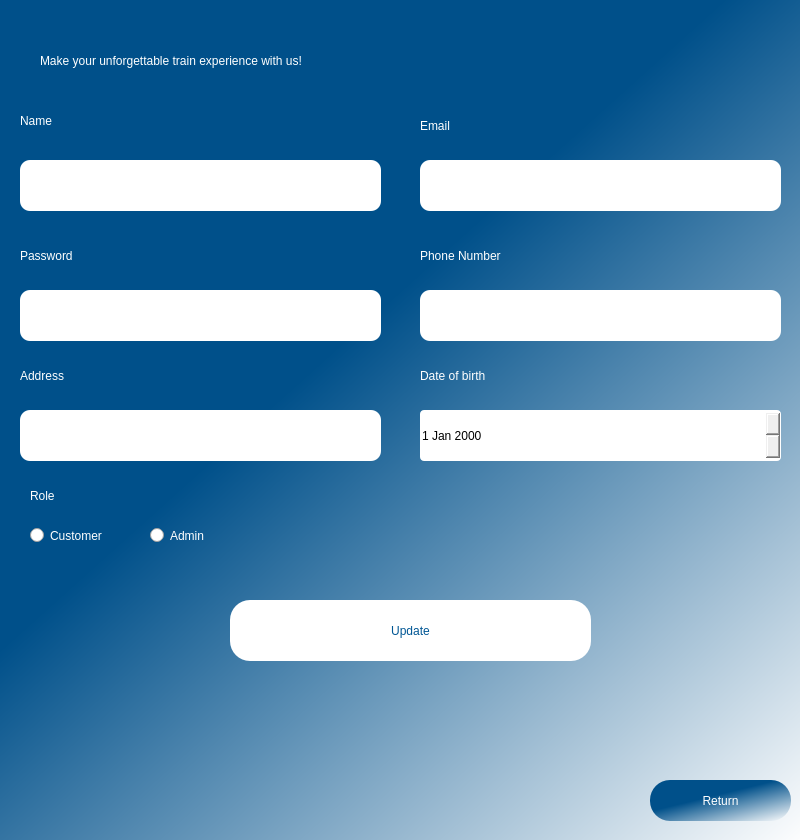
<?xml version="1.0" encoding="UTF-8"?>
<ui version="4.0">
 <class>Dialog</class>
 <widget class="QDialog" name="Dialog">
  <property name="geometry">
   <rect>
    <x>0</x>
    <y>0</y>
    <width>800</width>
    <height>840</height>
   </rect>
  </property>
  <property name="windowTitle">
   <string>Dialog</string>
  </property>
  <widget class="QWidget" name="frame" native="true">
   <property name="geometry">
    <rect>
     <x>0</x>
     <y>0</y>
     <width>800</width>
     <height>850</height>
    </rect>
   </property>
   <property name="styleSheet">
    <string notr="true">QWidget#frame{
    
	background-color: qlineargradient(spread:pad, x1:0.467, y1:0.37, x2:1, y2:1, stop:0 rgba(0, 80, 138, 255), stop:1 rgba(255, 255, 255, 255));
	
}</string>
   </property>
   <widget class="QLabel" name="title">
    <property name="geometry">
     <rect>
      <x>40</x>
      <y>30</y>
      <width>721</width>
      <height>61</height>
     </rect>
    </property>
    <property name="styleSheet">
     <string notr="true">font: 20 20pt &quot;Sitka Heading Semibold&quot;;
color: rgb(255, 255, 255);</string>
    </property>
    <property name="text">
     <string>Make your unforgettable train experience with us!</string>
    </property>
   </widget>
   <widget class="QLineEdit" name="inputName">
    <property name="geometry">
     <rect>
      <x>20</x>
      <y>160</y>
      <width>361</width>
      <height>51</height>
     </rect>
    </property>
    <property name="styleSheet">
     <string notr="true">border-radius: 10px;
</string>
    </property>
   </widget>
   <widget class="QLineEdit" name="inputEmail">
    <property name="geometry">
     <rect>
      <x>420</x>
      <y>160</y>
      <width>361</width>
      <height>51</height>
     </rect>
    </property>
    <property name="styleSheet">
     <string notr="true">border-radius: 10px;</string>
    </property>
   </widget>
   <widget class="QLabel" name="nameLabel">
    <property name="geometry">
     <rect>
      <x>20</x>
      <y>100</y>
      <width>211</width>
      <height>41</height>
     </rect>
    </property>
    <property name="styleSheet">
     <string notr="true">font: 20 17pt &quot;Sitka Heading Semibold&quot;;
color: rgb(255, 255, 255);</string>
    </property>
    <property name="text">
     <string>Name</string>
    </property>
   </widget>
   <widget class="QLabel" name="emailLabel">
    <property name="geometry">
     <rect>
      <x>420</x>
      <y>110</y>
      <width>181</width>
      <height>31</height>
     </rect>
    </property>
    <property name="styleSheet">
     <string notr="true">font: 20 17pt &quot;Sitka Heading Semibold&quot;;
color: rgb(255, 255, 255);</string>
    </property>
    <property name="text">
     <string>Email</string>
    </property>
   </widget>
   <widget class="QPushButton" name="updateUserButton">
    <property name="geometry">
     <rect>
      <x>230</x>
      <y>600</y>
      <width>361</width>
      <height>61</height>
     </rect>
    </property>
    <property name="styleSheet">
     <string notr="true">QPushButton{
border-radius: 20px;
background-color: rgb(255, 255, 255);
font: 63 12pt &quot;Sitka Small Semibold&quot;;
color:rgb(0, 86, 148);
}

QPushButton:hover{
	background-color: #00508a;
	color:white;
}</string>
    </property>
    <property name="text">
     <string>Update</string>
    </property>
   </widget>
   <widget class="QLineEdit" name="inputPassword">
    <property name="geometry">
     <rect>
      <x>20</x>
      <y>290</y>
      <width>361</width>
      <height>51</height>
     </rect>
    </property>
    <property name="styleSheet">
     <string notr="true">border-radius: 10px;</string>
    </property>
   </widget>
   <widget class="QLineEdit" name="inputNumber">
    <property name="geometry">
     <rect>
      <x>420</x>
      <y>290</y>
      <width>361</width>
      <height>51</height>
     </rect>
    </property>
    <property name="styleSheet">
     <string notr="true">border-radius: 10px;</string>
    </property>
   </widget>
   <widget class="QLabel" name="passwordLabel">
    <property name="geometry">
     <rect>
      <x>20</x>
      <y>240</y>
      <width>181</width>
      <height>31</height>
     </rect>
    </property>
    <property name="styleSheet">
     <string notr="true">font: 20 17pt &quot;Sitka Heading Semibold&quot;;
color: rgb(255, 255, 255);</string>
    </property>
    <property name="text">
     <string>Password</string>
    </property>
   </widget>
   <widget class="QLabel" name="phoneLabel">
    <property name="geometry">
     <rect>
      <x>420</x>
      <y>240</y>
      <width>181</width>
      <height>31</height>
     </rect>
    </property>
    <property name="styleSheet">
     <string notr="true">font: 20 17pt &quot;Sitka Heading Semibold&quot;;
color: rgb(255, 255, 255);</string>
    </property>
    <property name="text">
     <string>Phone Number</string>
    </property>
   </widget>
   <widget class="QLabel" name="dobLabel">
    <property name="geometry">
     <rect>
      <x>420</x>
      <y>360</y>
      <width>181</width>
      <height>31</height>
     </rect>
    </property>
    <property name="styleSheet">
     <string notr="true">font: 20 17pt &quot;Sitka Heading Semibold&quot;;
color: rgb(255, 255, 255);</string>
    </property>
    <property name="text">
     <string>Date of birth</string>
    </property>
   </widget>
   <widget class="QLineEdit" name="inputAddress">
    <property name="geometry">
     <rect>
      <x>20</x>
      <y>410</y>
      <width>361</width>
      <height>51</height>
     </rect>
    </property>
    <property name="styleSheet">
     <string notr="true">border-radius: 10px;</string>
    </property>
   </widget>
   <widget class="QLabel" name="addressLabel">
    <property name="geometry">
     <rect>
      <x>20</x>
      <y>360</y>
      <width>181</width>
      <height>31</height>
     </rect>
    </property>
    <property name="styleSheet">
     <string notr="true">font: 20 17pt &quot;Sitka Heading Semibold&quot;;
color: rgb(255, 255, 255);</string>
    </property>
    <property name="text">
     <string>Address</string>
    </property>
   </widget>
   <widget class="QLabel" name="roleLabel">
    <property name="geometry">
     <rect>
      <x>30</x>
      <y>480</y>
      <width>181</width>
      <height>31</height>
     </rect>
    </property>
    <property name="styleSheet">
     <string notr="true">font: 20 17pt &quot;Sitka Heading Semibold&quot;;
color: rgb(255, 255, 255);</string>
    </property>
    <property name="text">
     <string>Role</string>
    </property>
   </widget>
   <widget class="QDateEdit" name="inputDob">
    <property name="geometry">
     <rect>
      <x>420</x>
      <y>410</y>
      <width>361</width>
      <height>51</height>
     </rect>
    </property>
    <property name="styleSheet">
     <string notr="true">border-radius: 4px;
font: 20 17pt &quot;Sitka Heading Semibold&quot;;
color: black;</string>
    </property>
   </widget>
   <widget class="QRadioButton" name="customerRadioButton">
    <property name="geometry">
     <rect>
      <x>30</x>
      <y>510</y>
      <width>101</width>
      <height>51</height>
     </rect>
    </property>
    <property name="styleSheet">
     <string notr="true">font: 20 10pt &quot;Sitka Heading Semibold&quot;;
color: rgb(255, 255, 255);</string>
    </property>
    <property name="text">
     <string>Customer</string>
    </property>
   </widget>
   <widget class="QRadioButton" name="adminRadioButton">
    <property name="geometry">
     <rect>
      <x>150</x>
      <y>510</y>
      <width>101</width>
      <height>51</height>
     </rect>
    </property>
    <property name="styleSheet">
     <string notr="true">font: 20 10pt &quot;Sitka Heading Semibold&quot;;
color: rgb(255, 255, 255);</string>
    </property>
    <property name="text">
     <string>Admin</string>
    </property>
    <property name="checkable">
     <bool>true</bool>
    </property>
   </widget>
   <widget class="QPushButton" name="returnButton">
    <property name="geometry">
     <rect>
      <x>650</x>
      <y>780</y>
      <width>141</width>
      <height>41</height>
     </rect>
    </property>
    <property name="styleSheet">
     <string notr="true">QPushButton{
border-radius: 20px;
background-color:qlineargradient(spread:pad, x1:0.467, y1:0.37, x2:1, y2:1, stop:0 rgba(0, 80, 138, 255), stop:1 rgba(255, 255, 255, 255));
font: 63 12pt &quot;Sitka Small Semibold&quot;;
color:white;
}

QPushButton:hover{
	background-color: white;
	color: #00508a;
}</string>
    </property>
    <property name="text">
     <string>Return</string>
    </property>
   </widget>
   <widget class="QLabel" name="error">
    <property name="geometry">
     <rect>
      <x>30</x>
      <y>550</y>
      <width>171</width>
      <height>21</height>
     </rect>
    </property>
    <property name="styleSheet">
     <string notr="true">font: 10pt &quot;Sitka Heading Semibold&quot;;
color:rgb(180, 0, 0)</string>
    </property>
    <property name="text">
     <string/>
    </property>
   </widget>
  </widget>
 </widget>
 <resources/>
 <connections/>
</ui>
